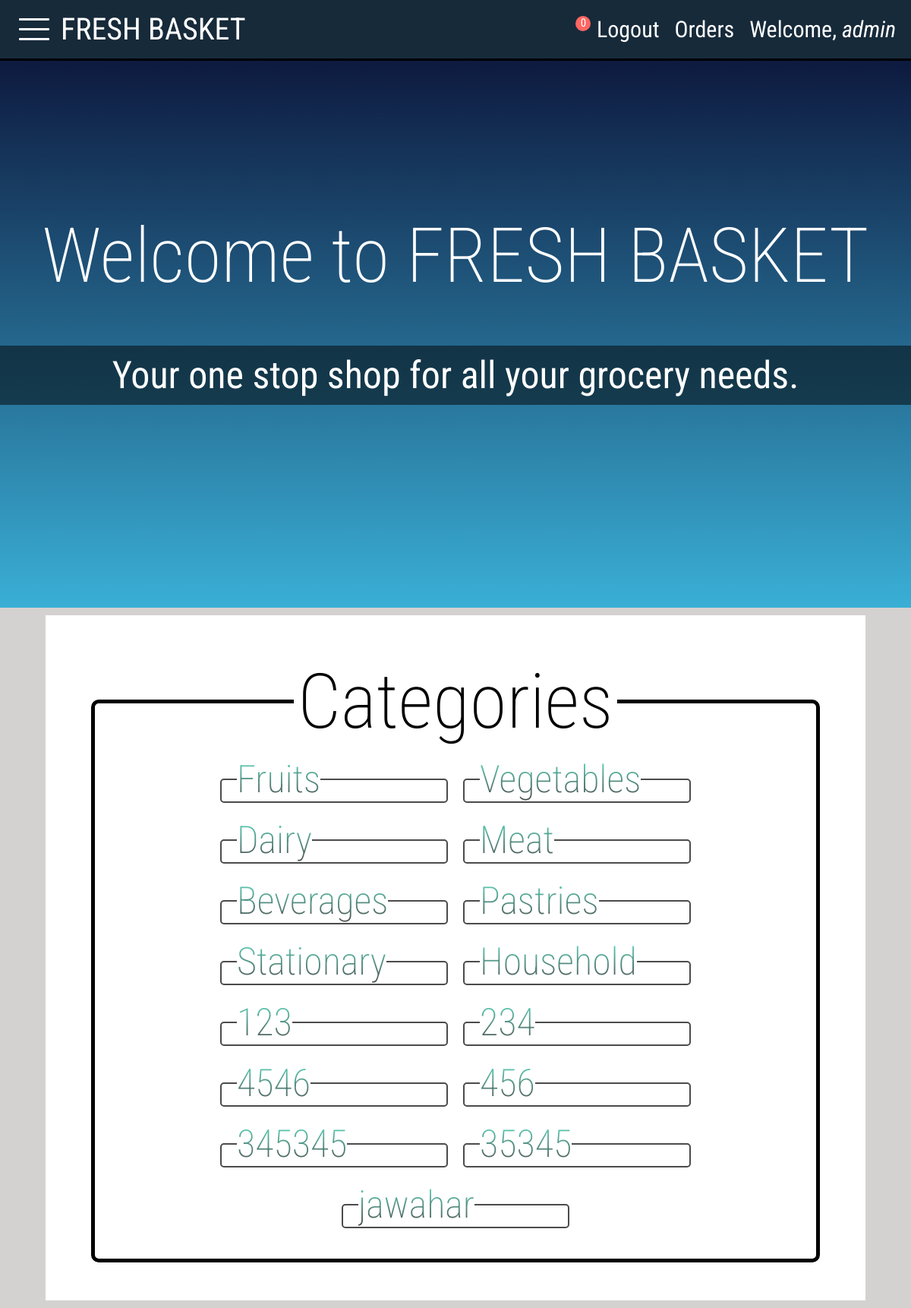
Screenshot of / (signed in) with the database file from the repository.
### basket_app/models.py (models this page shows, shortened)
class Category(models.Model):
    cname= models.CharField(max_length=256)
    cpic= models.ImageField(upload_to="category_images",null=True,blank=True)
    slug= models.SlugField()

### basket_app/views.py (the view)
# urls.py: path('',views.index.as_view(), name='index'),
class index(ListView):
    template_name= 'index.html'
    model= Category
    context_object_name= "cat"
    def get_context_data(self,**kwargs):
        user= self.request.user
        context= super().get_context_data(**kwargs)
        if user.is_authenticated:
            context["cat"]= Category.objects.all
            context["count"]= Cart.objects.filter(customer=user).count()
        else:
            context["cat"]= Category.objects.all
        return context

### templates/index.html (shortened to what this page needs)
{% extends 'base.html' %}
{% block base %}
{% load static %}
        <div class="back-container target">
            <div class="back-info">
                <div class="z">
                    <h1 class="back-info-1">Welcome to FRESH BASKET</h1>
                </div>
                <div class="z">
                    <h1 class="back-info-2">Your one stop shop for all your grocery needs.</h1>
                </div>
            </div>
        </div>
        {% if user.is_authenticated %}
            <div class="container target">
                <fieldset class="parent">
                    <legend class="heading">Categories</legend>
                    {% for category in cat %}
                    <a href="{% url 'basket_app:product' category.slug %}">
                        <fieldset class="child">
                            <legend class="category-heading">{{category.cname}}</legend>
                        </fieldset>
                    </a>
                    {% endfor %}
                </fieldset>
            </div>
        {% endif %}
{% endblock %}

### templates/base.html (shortened to what this page needs)
{% load static %}
<!DOCTYPE html>
<html lang="en">
    <head>
        <link rel="stylesheet" href= "{% static 'css/basket.css' %}">
        <link rel="stylesheet" href="https://cdnjs.cloudflare.com/ajax/libs/font-awesome/5.15.3/css/all.min.css"integrity="sha512-iBBXm8fW90+nuLcSKlbmrPcLa0OT92xO1BIsZ+ywDWZCvqsWgccV3gFoRBv0z+8dLJgyAHIhR35VZc2oM/gI1w=="crossorigin="anonymous" />
    </head>
    <body>
        <div class="taskbar" id="home">
            <div class="part-1">
                {% if user.is_authenticated %}
                    <div class="menu">
                        <div class="line-1 line target"></div>
                        <div class="line-2 line"></div>
                        <div class="line-3 line target"></div>
                    </div>
                    <a href="{% url 'index' %}"class="logo-name">FRESH BASKET</a>
                {% else %}
                    <a href="{% url 'index' %}"class="logo-name">FRESH BASKET</a>
                {% endif %}
            </div>
            <div class="part-2">
                {% if user.is_authenticated %}
                    <div class="cart-sec">
                        <a href="{% url 'basket_app:cart' %}"></a>
                        <div class="circle">{{count}}</div>
                    </div>
                    <a class="tb-link" href="{% url 'basket_app:logout' %}">Logout</a>
                    <a class="tb-link" href="{% url 'basket_app:order' %}">Orders</a>
                    <p class="tb-link">Welcome, <span class="italic">{{user.username}}</span></p>
                {% else %}
                    <a class="tb-link" href="{% url 'basket_app:login' %}">Login</a>
                    <a class="tb-link" href="{% url 'sign_up' %}">SIGN UP</a>
                {% endif %}
            </div>
        </div>
        {% block base %}
        {% endblock %}
    </body>
</html>

### static/css/basket.css (style rules this page uses)
* { margin: 0; padding: 0; text-decoration: none; color: white; box-sizing: border-box; font-family: 'Roboto Condensed', sans-serif; border: none; list-style-type: none; }
html { font-size: 62.5%; background-color: rgb(212, 209, 209); scroll-behavior: smooth; }
:root { --darkblue: #172A3A; --lightblue: #1bcea8; --lightgreen: rgb(118, 187, 14); }
.back-container { overflow-x: hidden; background-image: linear-gradient(rgb(9, 9, 46),rgb(58, 175, 214)); }
.container { display: flex; flex-direction: column; align-items: center; justify-content: center; background-color: white; width: 90vw; height: 100%; margin: 1rem auto; padding: 5rem; transition: all 0.5s; }
.cart-sec { position:relative; }
.circle { background-color: #ff6662; border-radius: 100px; color: white; text-align: center; position: absolute; font-size: 1.5rem; width: 2rem; height: 2rem; top: 0rem; right: -0.25rem; }
.taskbar { width: 100%; height: 8rem; border-bottom: black solid; background-color: var(--darkblue); font-size: 3rem; position: relative; display: flex; justify-content: space-between; align-items: center; padding: 1rem 1rem; z-index: 200; }
.tb-link { padding: 1rem; }
.part-1 { display: flex; align-items: center; justify-content: center; }
.part-2 { display: flex; align-items: center; justify-content: center; }
.logo-name { font-size: 4rem; }
.menu { height: 7rem; width: 7rem; cursor: pointer; display: flex; flex-direction: column; align-items: center; justify-content: center; }
.line { width: 4rem; height: 0.3rem; background-color: white; margin: 0.5rem; border-radius: 1px; transition: all 0.3s; }
::placeholder { color: white; }
.italic { font-style: italic; }
.back-container { width: 100%; height: 100vh; margin-top: -8rem; display: flex; flex-direction: column; align-items: center; justify-content: center; position: relative; }
.z { z-index: 100; }
.back-info { display: flex; flex-direction: column; align-items: center; justify-content: center; position: absolute; }
.back-info-1 { font-size: 10rem; font-weight: 200; color: white; margin-bottom: 5rem; padding: 1rem; }
.back-info-2 { font-size: 5rem; font-weight: 400; width: 100vw; color: white; background-color: rgba(0, 0, 0, 0.5); text-align: center; padding: 1rem; }
.parent { width: 80vw; border: black 5px solid; display: flex; flex-wrap: wrap; align-items: center; justify-content: center; border-radius: 10px; padding-bottom: 3rem; }
.child { width: 30rem; height: auto; border: black 2px solid; border-radius: 5px; margin: 1rem; display: flex; flex-direction: column; align-items: center; justify-content: center; background-color: white; opacity: 0.7; transition: all 0.5s; }
.heading { text-align: center; color: black; font-size: 10rem; font-weight: 200; padding: 0.5rem; }
.category-heading { margin-left: 2rem; font-size: 5rem; font-weight: 200; font-size: 5rem; background: -webkit-linear-gradient(var(--lightblue),black); -webkit-background-clip: text; -webkit-text-fill-color: transparent; }

### rows the page displays
Category: cname "Fruits"
Category: cname "Vegetables"
Category: cname "Dairy"
Category: cname "Meat"
Category: cname "Beverages"
Category: cname "Pastries"
Category: cname "Stationary"
Category: cname "Household"
Category: cname "123"
Category: cname "234"
Category: cname "4546"
Category: cname "456"
Category: cname "345345"
Category: cname "35345"
Category: cname "jawahar"

### other values shown
{{ count }} "0"
{{ user.username }} "admin"
